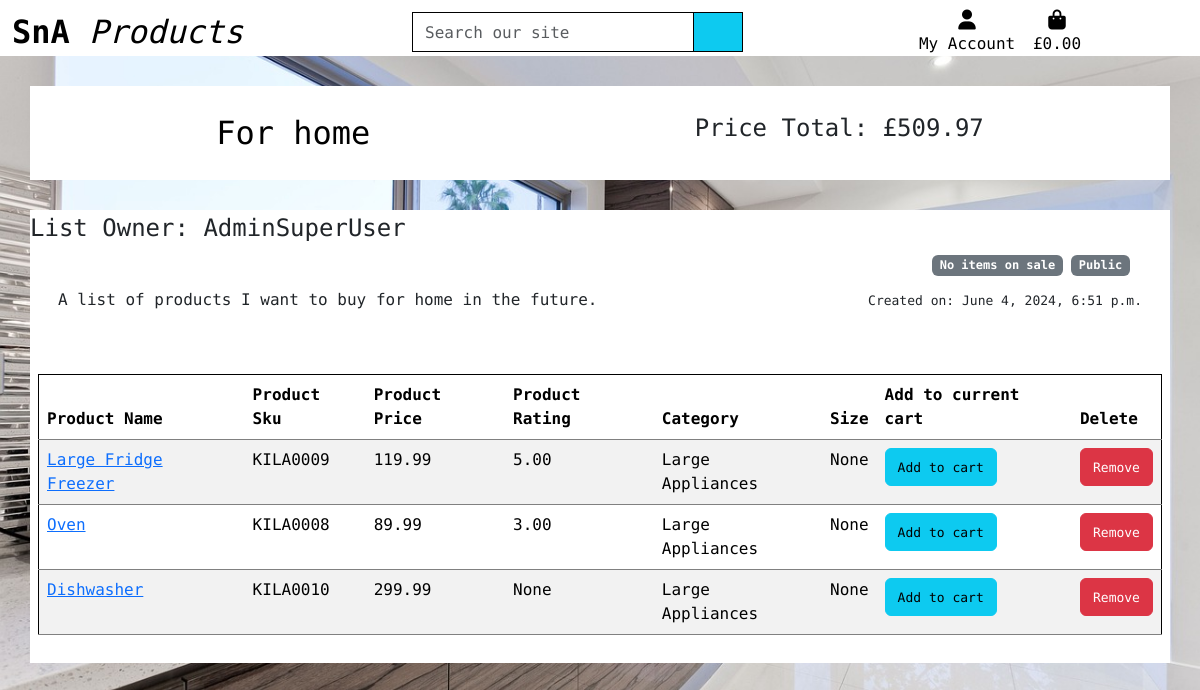
Page /list/1 on the earlier database version.
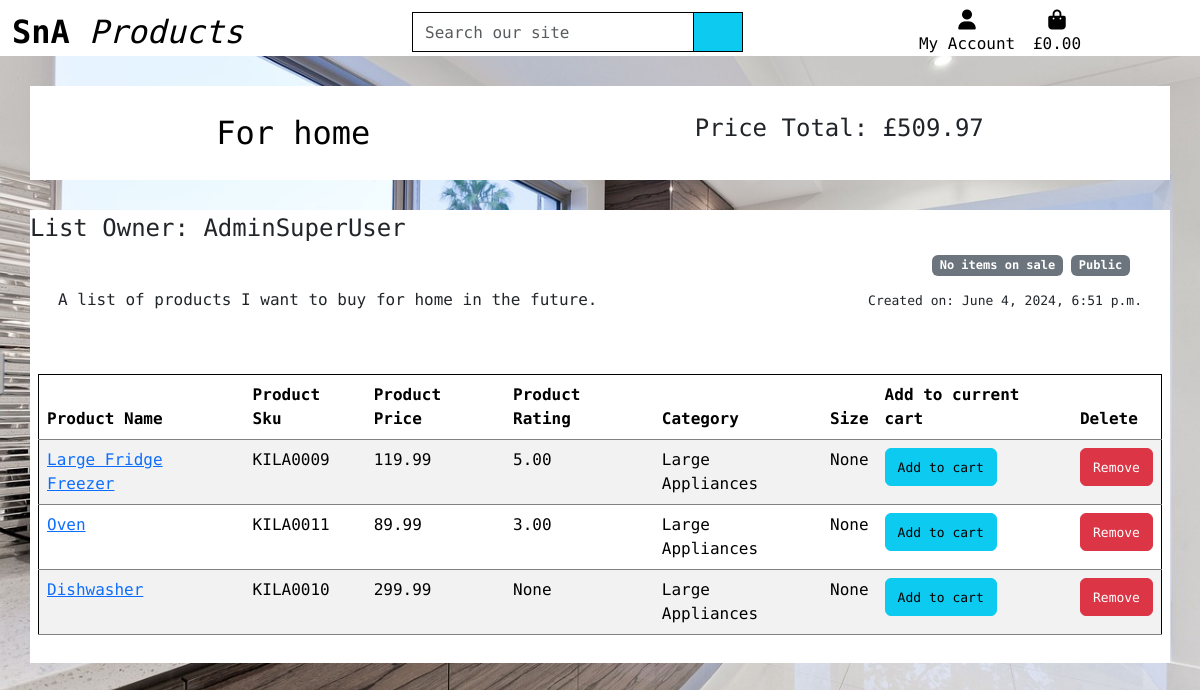
Same page on the later database version.
### saved_products/models.py (models this page shows, shortened)
class SavedProductsItem(models.Model):
    list = models.ForeignKey(SavedProductsList, null=False, blank=False, on_delete=models.CASCADE,
                             related_name='list_product')
    product = models.ForeignKey(Product, null=False, blank=False, on_delete=models.CASCADE)
    product_size = models.CharField(max_length=2, null=True, blank=True)  # XS, S, M, L, XL
    saved_products_item_price = models.DecimalField(max_digits=6, decimal_places=2, null=False, blank=False,
                                                    editable=False)

### products/models.py (models this page shows, shortened)
class Product(models.Model):
    category = models.ForeignKey('Category', limit_choices_to={'type': 1},  null=True, blank=True,
                                 on_delete=models.SET_NULL, default=18)
    sku = models.CharField(max_length=254, unique=True, editable=False)
    name = models.CharField(max_length=254)
    description = models.TextField()
    price = models.DecimalField(max_digits=6, decimal_places=2)
    rating = models.DecimalField(max_digits=6, decimal_places=2, null=True, blank=True)
    image = CloudinaryField('image', default='placeholder')
    has_sizes = models.BooleanField(null=True, blank=True, default=False)
    discounted_price = models.DecimalField(max_digits=6, decimal_places=2, null=True, blank=True)
    def get_category_name(self):
        if self.category is not None:
            return self.category.display_name
        else:
            return "No Category"

class Category(models.Model):
    class Meta:
        verbose_name_plural = 'Categories'
    parent = models.ForeignKey('self', related_name='children', on_delete=models.CASCADE, blank=True, null=True)
    name = models.CharField(max_length=254)
    display_name = models.CharField(max_length=254, null=True, blank=True)
    type = models.IntegerField(choices=CATEGORY_TYPE, editable=False)

### saved_products/views.py (the view)
# urls.py: path('<int:list_id>', views.list_detail, name='list_detail'),
def list_detail(request, list_id):
    saved_products_list = get_object_or_404(SavedProductsList, pk=list_id)
    saved_products_items = saved_products_list.list_product.all()
    if request.user.is_authenticated:
        user = request.user.userprofile.id
    else:
        user = None
    context = {
        'list': saved_products_list,
        'items': saved_products_items,
        'creator': saved_products_list.user,
        'user': user,
        'on_list_page': True,
    }
    if saved_products_list.visible:
        return render(request, 'saved_products/list_detail.html', context)
    else:
        if saved_products_list.user.id == request.user.userprofile.id:
            return render(request, 'saved_products/list_detail.html', context)
        else:
            messages.error(request, 'This list is private.')
            return redirect('products')

### profiles/models.py (called while the page is built)
    def __str__(self):
        return self.user.username

### saved_products/templates/saved_products/list_detail.html (shortened to what the changed rows need)
{% extends "base.html" %}
{% load crispy_forms_filters %}
{% load static %}
{% block content %}
    <div class="container-md floating_container d-flex justify-content-around px-4 py-1">
        <h2 class="m-4"><a href="{% url 'manage_products' %}" class="no-link-decoration">{{ list.name }}</a></h2>
    </div>
    <div class="container-md floating_container py-1">
        <div class="row product-container p-2">
            <div class="col-12 container floating_container">
                {% if list.list_product %}
                    <table class="table table-striped border-black">
                        <thead>
                            <tr>
                                <th scope="col">Product Name</th>
                                <th scope="col">Product Sku</th>
                                <th scope="col" class="d-none d-lg-table-cell">Product Price</th>
                                <th scope="col" class="d-none d-lg-table-cell">Product Rating</th>
                                <th scope="col" class="d-none d-lg-table-cell">Category</th>
                                <th scope="col" class="d-none d-lg-table-cell">Size</th>
                                <th scope="col">Add to current cart</th>
                                <th scope="col">Delete</th>
                            </tr>
                        </thead>
                    {% for item in items %}
                        <tr>
                            <td><a href="{% url 'product_detail' item.product.id %}">{{ item.product.name }}</a></td>
                            <td>{{ item.product.sku }}</td>
                            <td class="d-none d-lg-table-cell">{{ item.saved_products_item_price }}</td>
                            <td class="d-none d-lg-table-cell">{{ item.product.rating }}</td>
                            <td class="d-none d-lg-table-cell">{{ item.product.get_category_name }}</td>
                            <td class="d-none d-lg-table-cell">{{ item.product_size }}</td>
                            <td><button class="btn btn-info btn-modal" id="{{ item.product.id }}" data-bs-toggle="modal" data-bs-target="#addToCartModal-{{ item.product.id }}"><small>Add to cart</small></button></td>
                            <td><button class="btn btn-danger" id="remove_{{ item.product.id }}" data-csrf_token="{{ csrf_token }}"><small>Remove</small></button></td>
                        </tr>
                    {% endfor %}
                    </table>
                {% else %}
                    <h2>No products in this list</h2>
                    <a class="btn btn-info" href="{%  url 'products' %}">Click to find products for this list</a>
                {%  endif %}
            </div>
        </div>
    </div>
{% endblock content %}

Differences in the rows shown:
changed through a linked row, SavedProductsItem "Oven": product.sku "KILA0008" → "KILA0011"
